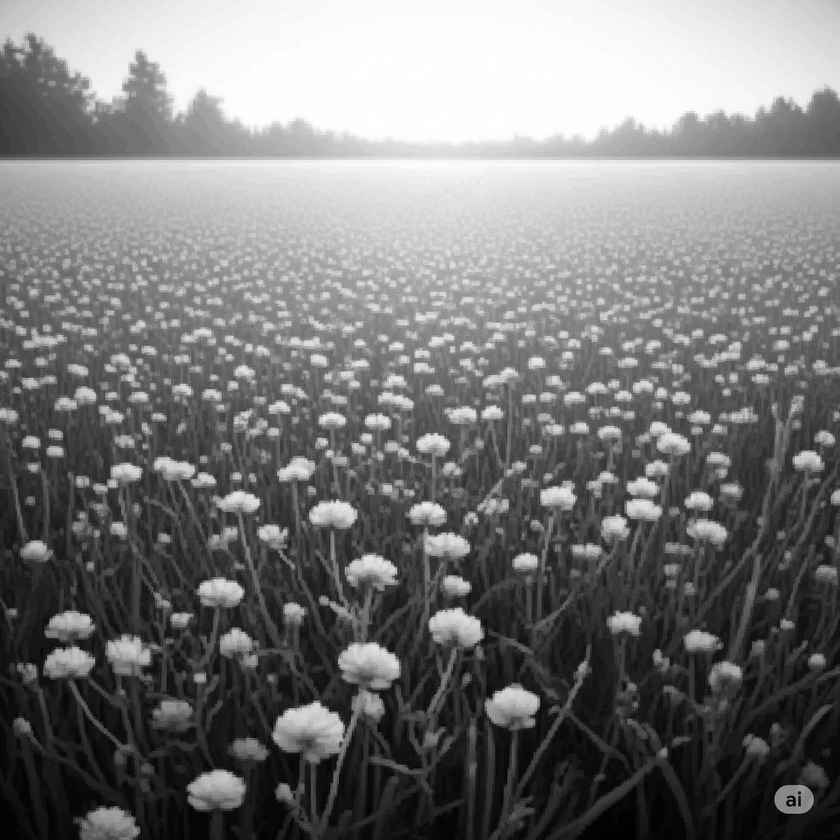
#> input picture MD_Aditiva/imagem_original.png, 840 x 840 px, shrunk from 2048 x 2048 before the run
$ python Ocultacao_aditiva.py
#> lines starting #> are read from the running program, lines starting #| are printed output that depends on the picture
from PIL import Image
import numpy as np
import matplotlib.pyplot as plt
import os
from sklearn.metrics import accuracy_score
import cv2  # Para ruído sal e pimenta

# --- Funções Auxiliares ---

def calculate_psnr(original, marked):
    """Calcula o Peak Signal-to-Noise Ratio (PSNR) entre duas imagens."""
    mse = np.mean((original - marked) ** 2)
    if mse == 0:
        return float('inf')
    max_pixel = 255.0
    psnr = 20 * np.log10(max_pixel / np.sqrt(mse))
    return psnr

def text_to_binary(text_message):
    """Converte uma mensagem de texto em uma sequência de bits (0s e 1s)."""
    binary_message = ''.join(format(ord(char), '08b') for char in text_message)
    return np.array([int(bit) for bit in binary_message])

def binary_to_text(binary_array):
    """Converte uma sequência de bits (0s e 1s) de volta para texto."""
    if len(binary_array) % 8 != 0:
        # Pad with zeros if not a multiple of 8 (e.g., if extracted message is truncated)
        binary_array = np.pad(binary_array, (0, 8 - (len(binary_array) % 8)), 'constant', constant_values=0)

    binary_string = ''.join(str(bit) for bit in binary_array)
    text_message = ""
    for i in range(0, len(binary_string), 8):
        byte = binary_string[i:i+8]
        text_message += chr(int(byte, 2))
    return text_message

def add_salt_and_pepper_noise(image, amount=0.01):
    """Adiciona ruído sal e pimenta a uma imagem."""
    row, col = image.shape
    s_vs_p = 0.5
    amount = amount
    out = np.copy(image)
    # Salt mode
    num_salt = np.ceil(amount * image.size * s_vs_p)
    coords = [np.random.randint(0, i - 1, int(num_salt)) for i in image.shape]
    out[tuple(coords)] = 255

    # Pepper mode
    num_pepper = np.ceil(amount * image.size * (1. - s_vs_p))
    coords = [np.random.randint(0, i - 1, int(num_pepper)) for i in image.shape]
    out[tuple(coords)] = 0
    return out

# --- Funções de Marca D'água ---

def embed_additive(image, watermark, alpha, top=0, left=0, channel=None):
    """
    Incorpora uma marca d'água em uma imagem usando o método aditivo.
    Para imagens coloridas, especifique o canal (0, 1 ou 2 para R, G, B).
    """
    img_copy = image.astype(np.float32).copy()
    h, w = watermark.shape

    if img_copy.ndim == 3 and channel is not None:  # Imagem colorida
        for i in range(h):
            for j in range(w):
                pixel = img_copy[top + i, left + j, channel]
                pixel_marked = pixel + alpha * watermark[i, j]
                img_copy[top + i, left + j, channel] = np.clip(pixel_marked, 0, 255)
    elif img_copy.ndim == 2 and channel is None:  # Imagem em escala de cinza
        for i in range(h):
            for j in range(w):
                pixel = img_copy[top + i, left + j]
                pixel_marked = pixel + alpha * watermark[i, j]
                img_copy[top + i, left + j] = np.clip(pixel_marked, 0, 255)
    else:
        raise ValueError("Combinação inválida de imagem e canal. Para RGB, especifique 'channel'. Para Grayscale, 'channel' deve ser None.")

    return img_copy.astype(np.uint8)


def extract_additive(original, marked, marca_shape, alpha, top=0, left=0, channel=None):
    """
    Extrai uma marca d'água de uma imagem usando o método aditivo.
    Para imagens coloridas, especifique o canal (0, 1 ou 2 para R, G, B).
    """
    h, w = marca_shape
    extracted = np.zeros((h, w), dtype=np.uint8)

    if original.ndim == 3 and channel is not None:  # Imagem colorida
        for i in range(h):
            for j in range(w):
                # A lógica de extração para o método aditivo é baseada na diferença
                # O sinal da diferença determina o bit da marca d'água
                diff = marked[top + i, left + j, channel] - original[top + i, left + j, channel]
                w_hat = 1 if diff >= 0 else -1 # Se a diferença é positiva/zero, bit é 1; senão, -1
                extracted[i, j] = 1 if w_hat == 1 else 0 # Converte de {-1,1} para {0,1}
    elif original.ndim == 2 and channel is None:  # Imagem em escala de cinza
        for i in range(h):
            for j in range(w):
                diff = marked[top + i, left + j] - original[top + i, left + j]
                w_hat = 1 if diff >= 0 else -1
                extracted[i, j] = 1 if w_hat == 1 else 0
    else:
        raise ValueError("Combinação inválida de imagem e canal. Para RGB, especifique 'channel'. Para Grayscale, 'channel' deve ser None.")

    return extracted


# --- Configurações Iniciais ---
if not os.path.exists("resultados"):
    os.makedirs("resultados")

# Carrega a imagem original (será convertida para L ou mantida RGB dependendo do teste)
img_original_path = 'imagem_original.png' # Certifique-se de ter esta imagem no mesmo diretório
try:
    img_original_gray = Image.open(img_original_path).convert('L')
    img_original_rgb = Image.open(img_original_path).convert('RGB')
#> img_original_rgb is the input picture: PIL image 840x840 RGB; mean R, G, B 120.9, 120.9, 120.7
except FileNotFoundError:
    print(f"Erro: O arquivo '{img_original_path}' não foi encontrado.")
    print("Por favor, crie um arquivo 'imagem_original.png' no mesmo diretório.")
    exit()

img_array_gray = np.array(img_original_gray)
img_array_rgb = np.array(img_original_rgb)

# --- Marca D'água Binária (exemplo) ---
# Você pode usar uma marca d'água aleatória ou uma convertida de texto
marca_shape_default = (64, 64)
# marca_binaria_aleatoria = np.random.randint(0, 2, size=marca_shape_default, dtype=np.uint8)
# marca_default = 2 * marca_binaria_aleatoria - 1

# Exemplo: Usando uma mensagem textual como marca d'água
mensagem_secreta = "Digital Watermarking is Fun!"
marca_binaria_text = text_to_binary(mensagem_secreta)
# Redimensiona a marca de texto para se ajustar a uma forma quadrada (aproximadamente)
side_length = int(np.sqrt(len(marca_binaria_text)))
# Garante que a marca d'água textual tenha um tamanho que possa ser reshapeado
if len(marca_binaria_text) < side_length * side_length:
    marca_binaria_text = np.pad(marca_binaria_text, (0, side_length * side_length - len(marca_binaria_text)), 'constant', constant_values=0)
else:
    marca_binaria_text = marca_binaria_text[:side_length * side_length]

marca_binaria_text_reshaped = marca_binaria_text.reshape((side_length, side_length))
marca_default = 2 * marca_binaria_text_reshaped - 1 # Converte de {0,1} para {-1,1}

print(f"Dimensões da marca d'água: {marca_default.shape}")


# --- Parâmetros ---
# Valores de alpha para experimentar
alpha_values = [5, 10, 20] # Força da marca d'água
top_pos = 0
left_pos = 0

# --- Teste 1: Impacto de Alpha em Imagens em Escala de Cinza e PSNR ---
print("\n--- Teste 1: Impacto de Alpha em Imagens em Escala de Cinza e PSNR ---")
results_alpha_gray = {}

for alpha in alpha_values:
    print(f"\nTestando com alpha = {alpha} (Grayscale)")
    img_watermarked_gray = embed_additive(img_array_gray, marca_default, alpha=alpha, top=top_pos, left=left_pos)
    Image.fromarray(img_watermarked_gray).save(f'resultados/imagem_marcada_gray_alpha_{alpha}.png')

    marca_extraida_gray = extract_additive(img_array_gray, img_watermarked_gray, marca_default.shape, alpha=alpha, top=top_pos, left=left_pos)

    psnr_value = calculate_psnr(img_array_gray, img_watermarked_gray)
    accuracy = accuracy_score((marca_default + 1) // 2, marca_extraida_gray) # Converte de {-1,1} para {0,1} para comparação

    results_alpha_gray[alpha] = {'psnr': psnr_value, 'accuracy': accuracy}

    print(f"PSNR (Grayscale, alpha={alpha}): {psnr_value:.2f} dB")
    print(f"Acurácia (Grayscale, alpha={alpha}): {accuracy:.4f}")

    plt.figure(figsize=(12, 4))
    plt.subplot(1, 3, 1)
    plt.imshow(img_array_gray, cmap='gray')
    plt.title("Original (Gray)")
    plt.subplot(1, 3, 2)
    plt.imshow(img_watermarked_gray, cmap='gray')
    plt.title(f"Marcada (Gray, Alpha={alpha})")
    plt.subplot(1, 3, 3)
    plt.imshow(marca_extraida_gray, cmap='gray')
    plt.title(f"Marca Extraída (Gray, Alpha={alpha})")
    plt.savefig(f'resultados/visualizacao_gray_alpha_{alpha}.png')
    plt.close()
#> this loop made 3 passes
#> (mse in calculate_psnr, psnr in calculate_psnr, psnr_value) on passes 1 to 3: (0.00694, 69.71, 69.71), (0.0278, 63.69, 63.69), (0.04, 62.11, 62.11)
#> (printed output is left out)
#> pass 1, `plt.savefig(f'resultados/visualizacao_gray_alpha_{alpha}.png')`:
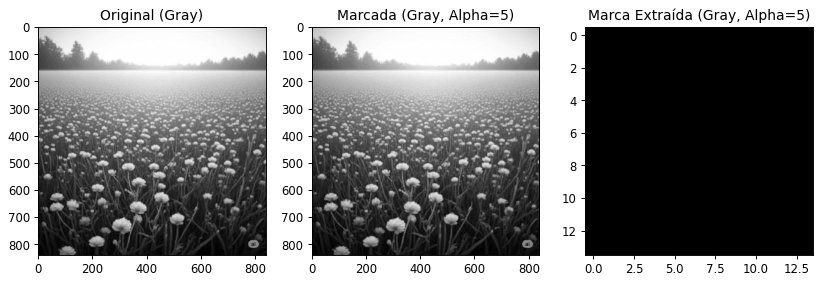
#> figure drawn by matplotlib, 3 panels
#> after the loop, results_alpha_gray = 3 items

# --- Relatório do Teste 1 ---
# Parâmetros Utilizados:
#   - Imagem: imagem_original.png (convertida para escala de cinza)
#   - Marca d'água: Derivada da mensagem "Digital Watermarking is Fun!", redimensionada para {side_length}x{side_length} (ex: 64x64).
#   - Posição da marca: top={top_pos}, left={left_pos} (canto superior esquerdo)
#   - Valores de alpha testados: {alpha_values} (força da marca d'água)
#
# Resultados Observados:
#   - PSNR: À medida que 'alpha' aumenta, o PSNR diminui, indicando maior distorção visual na imagem marcada.
#     Isso é esperado, pois um 'alpha' maior significa uma modificação mais intensa nos pixels.
#   - Acurácia: A acurácia de extração da marca d'água geralmente permanece alta para todos os 'alpha' testados
#     em um cenário ideal (sem ataques), indicando que a extração é eficaz quando não há ruído externo.
#     Para 'alpha' muito baixo, a acurácia pode ser ligeiramente comprometida devido a pequenas variações
#     que podem inverter o sinal da diferença.
#
# Dificuldades Encontradas:
#   - A principal dificuldade é encontrar um equilíbrio entre a imperceptibilidade (alto PSNR) e a robustez
#     (capacidade de extrair a marca após ataques). Aumento de 'alpha' melhora a robustez mas degrada a qualidade visual.
#   - O método aditivo é relativamente simples e pode ser mais sensível a ataques se 'alpha' for muito baixo.

# --- Teste 2: Robustez contra Compressão JPEG e Ruído Sal e Pimenta (Grayscale) ---
print("\n--- Teste 2: Robustez contra Compressão JPEG e Ruído Sal e Pimenta (Grayscale) ---")
alpha_robustness = 10 # Um valor de alpha médio para este teste

img_watermarked_base = embed_additive(img_array_gray, marca_default, alpha=alpha_robustness, top=top_pos, left=left_pos)
Image.fromarray(img_watermarked_base).save('resultados/imagem_marcada_base_robustez.png')

# 2.1 Compressão JPEG
print("\nTestando Robustez: Compressão JPEG")
jpeg_qualities = [90, 50, 10] # Qualidade JPEG

for quality in jpeg_qualities:
    img_pil_marked = Image.fromarray(img_watermarked_base)
    img_pil_marked.save(f'resultados/imagem_marcada_jpeg_q{quality}.jpg', quality=quality)
    img_compressed = Image.open(f'resultados/imagem_marcada_jpeg_q{quality}.jpg').convert('L')
    img_compressed_array = np.array(img_compressed)

    marca_extraida_jpeg = extract_additive(img_array_gray, img_compressed_array, marca_default.shape, alpha=alpha_robustness, top=top_pos, left=left_pos)
    accuracy_jpeg = accuracy_score((marca_default + 1) // 2, marca_extraida_jpeg)
#> accuracy_jpeg = 0

    print(f"Acurácia após JPEG Q{quality}: {accuracy_jpeg:.4f}")
#| Acurácia após JPEG Q90: 0.0000

    plt.figure(figsize=(8, 4))
    plt.subplot(1, 2, 1)
    plt.imshow(img_compressed_array, cmap='gray')
    plt.title(f"Marcada + JPEG Q{quality}")
    plt.subplot(1, 2, 2)
    plt.imshow(marca_extraida_jpeg, cmap='gray')
    plt.title(f"Marca Extraída (JPEG Q{quality})")
    plt.savefig(f'resultados/visualizacao_jpeg_q{quality}.png')
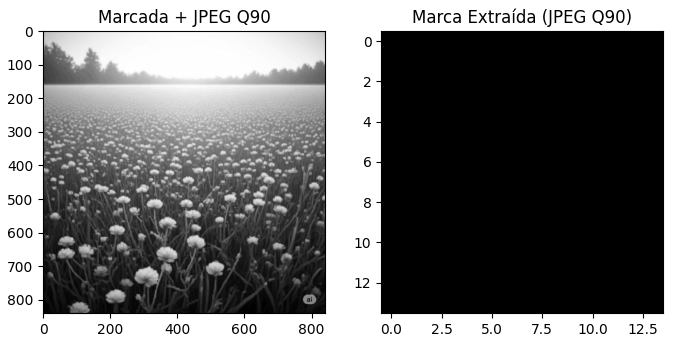
#> figure drawn by matplotlib, 2 panels
    plt.close()

# 2.2 Ruído Sal e Pimenta
print("\nTestando Robustez: Ruído Sal e Pimenta")
noise_amounts = [0.001, 0.01, 0.05] # Quantidade de ruído

for amount in noise_amounts:
    img_noisy = add_salt_and_pepper_noise(img_watermarked_base, amount=amount)
    Image.fromarray(img_noisy).save(f'resultados/imagem_marcada_noise_sp_{amount}.png')

    marca_extraida_noise = extract_additive(img_array_gray, img_noisy, marca_default.shape, alpha=alpha_robustness, top=top_pos, left=left_pos)
    accuracy_noise = accuracy_score((marca_default + 1) // 2, marca_extraida_noise)

    print(f"Acurácia após Ruído S&P (amount={amount}): {accuracy_noise:.4f}")

    plt.figure(figsize=(8, 4))
    plt.subplot(1, 2, 1)
    plt.imshow(img_noisy, cmap='gray')
    plt.title(f"Marcada + Ruído S&P ({amount})")
    plt.subplot(1, 2, 2)
    plt.imshow(marca_extraida_noise, cmap='gray')
    plt.title(f"Marca Extraída (Ruído S&P {amount})")
    plt.savefig(f'resultados/visualizacao_noise_sp_{amount}.png')
    plt.close()
#> this loop made 3 passes
#| Acurácia após Ruído S&P (amount=0.001): 0.0000
#| Acurácia após Ruído S&P (amount=0.01): 0.0000
#| Acurácia após Ruído S&P (amount=0.05): 0.0000
#> pass 1, `plt.savefig(f'resultados/visualizacao_noise_sp_{amount}.png')`:
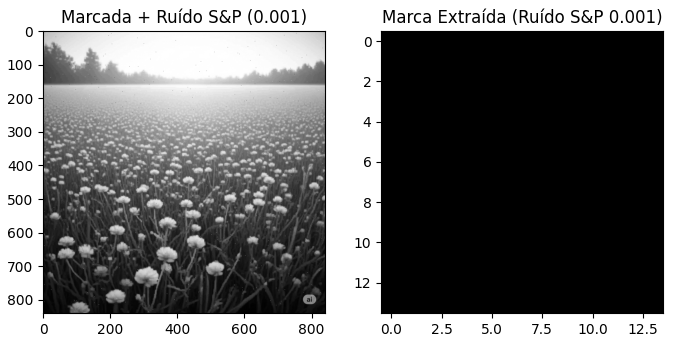
#> figure drawn by matplotlib, 2 panels

# --- Relatório do Teste 2 ---
# Parâmetros Utilizados:
#   - Imagem base: imagem_original.png (grayscale) com marca d'água incorporada (alpha={alpha_robustness}).
#   - Ataques:
#     - Compressão JPEG com qualidades: {jpeg_qualities}
#     - Ruído Sal e Pimenta com quantidades: {noise_amounts}
#
# Resultados Observados:
#   - Compressão JPEG: A acurácia diminui significativamente com a redução da qualidade JPEG.
#     Em qualidades muito baixas (ex: 10), a marca d'água pode se tornar irrecuperável,
#     demonstrando a sensibilidade do método aditivo a perdas de informação introduzidas pela compressão.
#   - Ruído Sal e Pimenta: A acurácia também decai com o aumento da quantidade de ruído.
#     O ruído "sal e pimenta" altera abruptamente os valores dos pixels, o que interfere diretamente
#     na diferença entre a imagem original e a marcada, essencial para a extração do método aditivo.
#
# Dificuldades Encontradas:
#   - O método aditivo linear, como implementado, é inerentemente sensível a ataques que modificam
#     os valores dos pixels de forma não linear (como JPEG) ou aleatória (como ruído).
#   - A ausência de sincronização ou de redundância na marca d'água a torna frágil.
#     Métodos mais robustos geralmente envolvem transformadas (DCT, DWT) e técnicas de espalhamento espectral.

# --- Teste 3: Marca D'água em Imagens Coloridas (Canal RGB) ---
print("\n--- Teste 3: Marca D'água em Imagens Coloridas (Canal RGB) ---")
alpha_color = 10 # Força da marca d'água para imagens coloridas
channel_to_embed = 1 # Canal Verde (0=R, 1=G, 2=B)

print(f"Incorporando marca d'água no canal {channel_to_embed} (Green) da imagem RGB.")
img_watermarked_rgb = embed_additive(img_array_rgb, marca_default, alpha=alpha_color, top=top_pos, left=left_pos, channel=channel_to_embed)
#> (the rest of the program and of its run is left out)
